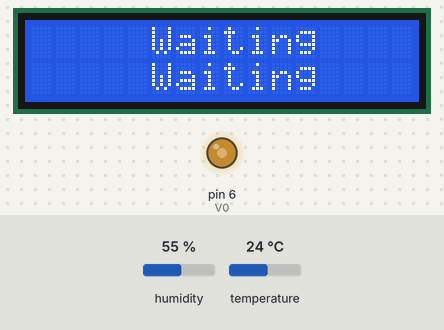
The sketch below on a simulated Arduino Uno, built with avr-gcc and run on an emulated ATmega328P. On the bench: 16×2 character LCD, output pins drawn as LEDs (lit = HIGH). Wiring (inferred from the names in the program): DHT11 sensor: data pin 2. Inputs (shaded band) come from the test bench; at power-on: humidity 55 %, temperature 24 °C.

Above: at 0.1 s.
At 2.1 s:
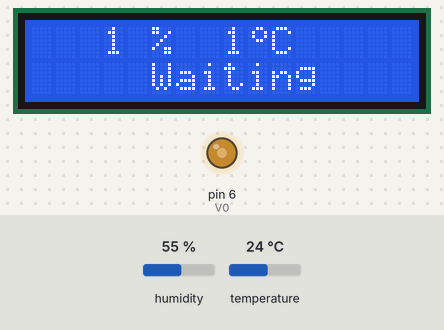

The sketch:

display_LCD1602.ino
```cpp
#include <LiquidCrystal.h>
#include <Timer.h>

/////////////////////////// Constant //////////////////////////////////////////
//for DHT11
#define DHT11Pin 2
//for LCD1602
//Vss -> GND
//Vdd -> 5V
//V0 -> 6 (use pin6 to control light of LCD since I don't have suitable resister)
//Rs -> 3
//Rw -> 4
//E -> 5
//D4 -> 10
//D5 -> 11
//D6 -> 12
//D7 -> 13
#define V0 6
#define Rs 3
#define Rw 4
#define En 5
#define D4 10
#define D5 11
#define D6 12
#define D7 13
//circle for unit of temp
byte circle[8]={
  B00110,
  B01001,
  B01001,
  B00110,
  B00000,
  B00000,
  B00000,
};
//define lcd
LiquidCrystal lcd(Rs,Rw,En,D4,D5,D6,D7);
//for HC-SR04
#define Trig 8
#define Echo 9
//Timer
Timer t1;//for display
Timer t2;//for measure DHT11
Timer t3;//for HC-SR04
//////////////////////////////////////////////////////////////////////////////

///////////////////////// Veriable //////////////////////////////////////////
//temp and humi
int Result[3]={0};//store new result that is after convert
int chr[40]={0};//store result that is before convert
//distance
float Duration, Distance, VoiceSpeed;
/////////////////////// Veriable /////////////////////////////////////////////

void setup(){
  pinMode(Trig,OUTPUT);
  pinMode(Echo,INPUT);
  analogWrite(V0,2.5/5*255);
  lcd.begin(16,2);
  lcd.createChar(0,circle);
  lcd.setCursor(0,0);
  lcd.print("     Waiting");
  lcd.setCursor(0,1);
  lcd.print("     Waiting");
  t1.every(1000,displayToscreen);//1s reflash screen
  t2.every(1000,measureTemp);//1s measure temperature and hunidity
  t3.every(1000,measureDist);//0.5s measure distance
  Serial.begin(9600);
}

void loop(){
  t1.update();
  t2.update();
  t3.update();
}

void measureTemp(){
  //set the mode of pin to output
    pinMode(DHT11Pin,OUTPUT);
    //Start signal
    //low -> 20ms (>18ms)
    //high -> 40us (20us~40us)
    digitalWrite(DHT11Pin,LOW);
    delay(20);
    digitalWrite(DHT11Pin,HIGH);
    delayMicroseconds(40);
    //Set pin low to wait responds (set mode to input)
    digitalWrite(DHT11Pin,LOW);
    pinMode(DHT11Pin,INPUT);
    //responds: low -> 80us, high -> 80us
    //To avoid ignore data that is after the responds, use while loop to test responds
    int loopCount=1000;
    while(digitalRead(DHT11Pin)!=HIGH){
      if(loopCount--==0){
        Result[0]=0;
        Result[1]=0;
        Result[3]=0;
        return;
      }
    }
    loopCount=3000;
    while(digitalRead(DHT11Pin)!=LOW){
      if(loopCount--==0){
        Result[0]=1;
        Result[1]=1;
        Result[3]=1;
        return;
      }
    }
    //After get responds, begin to get data
    //low -> waiting
    //high -> If 26us~28us, it is "0". If 70us, it is "1". I use 50us as the threshold
    for(int i=0;i<40;i++){
      while(digitalRead(DHT11Pin)==LOW){}
      long time = micros();
      while(digitalRead(DHT11Pin)==HIGH){}
      if(micros()-time>50){
        chr[i]=1;
      }else{
        chr[i]=0;
      }
    }
    //Convert data to result
    //Result[0] -> humi
    //Result[1] -> Temp
    //Result[2] -> tol (if tol!=humi+Temp, result is wrong and Result=101)
    Result[0]=chr[0]*128+chr[1]*64+chr[2]*32+chr[3]*16+chr[4]*8+chr[5]*4+chr[6]*2+chr[7];
    Result[1]=chr[16]*128+chr[17]*64+chr[18]*32+chr[19]*16+chr[20]*8+chr[21]*4+chr[22]*2+chr[23];
    Result[2]=chr[32]*128+chr[33]*64+chr[34]*32+chr[35]*16+chr[36]*8+chr[37]*4+chr[38]*2+chr[39];
    if(Result[2]!=Result[0]+Result[1]){
      Result[0]=1;
      Result[1]=0;
      Result[2]=1;
    }
}

void measureDist(){
  //if the Temp is wrong, the distance will be 0
  if ((Result[0]==0 && Result[1]==0 && Result[2]==0) || (Result[0]==1 && Result[1]==1 && Result[2]==1) || (Result[0]==1 && Result[1]==0 && Result[2]==1)){
    Distance=0;
  }else{
    //if the Temp is correct, begin to measure distance
    //calculate voice speed according to http://zh.wikipedia.org/wiki/%E9%9F%B3%E9%80%9F
    VoiceSpeed=331+0.6*Result[1];//(m/s)
    //send a 50us (>10us) high pulse of Trig pin
    digitalWrite(Trig,LOW);
    digitalWrite(Trig,HIGH);
    delayMicroseconds(50);
    digitalWrite(Trig,LOW);
    //measure the width of high pulse of Echo pin
    Duration=pulseIn(Echo,HIGH);
    Serial.println(Duration);
    //calculate the distance
    Distance = round((Duration/2)*(VoiceSpeed/10000)*100)/100.00;
  }
}

void displayToscreen(){
  lcd.clear();
  lcd.setCursor(0,0);
  if ((Result[0]==0 && Result[1]==0 && Result[2]==0) || (Result[0]==1 && Result[1]==1 && Result[2]==1) || (Result[0]==1 && Result[1]==0 && Result[2]==1)){
    lcd.print("     Waiting");
  }else{
      lcd.print("   ");
      lcd.print(Result[0]);
      lcd.print(" %  ");
      lcd.print(Result[1]);
      lcd.write(byte(0));
      lcd.print("C");
  }
  lcd.setCursor(0,1);
  if(Distance==0){
    lcd.print("     Waiting");
  }else{
    lcd.print(" Dist: ");
    lcd.print(Distance);
    lcd.print(" cm");
  }
}
```
